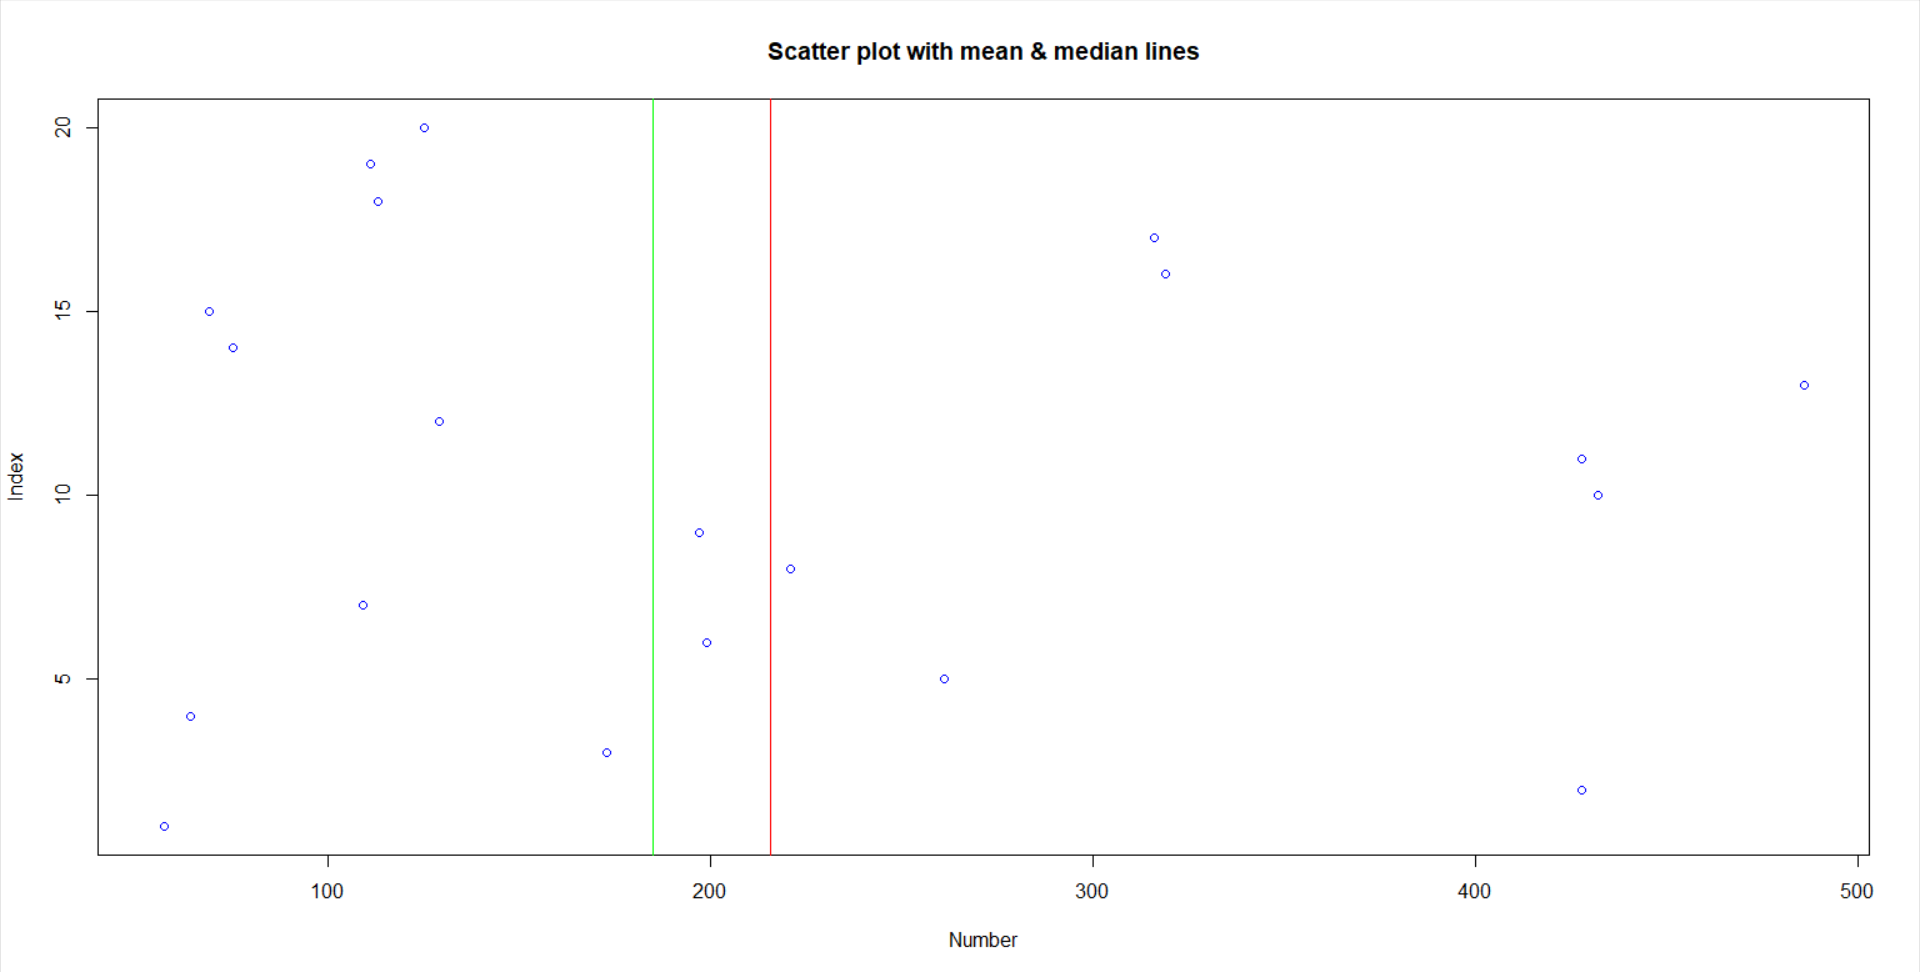

This figure's R source:
random_numbers <- sample(10:500, 20, replace = TRUE)

random_mean <- mean(random_numbers)
random_median <- median(random_numbers)

print(random_numbers)
print(paste("Mean :", random_mean))
print(paste("Median :", random_median))

plot(x = random_numbers, y = 1:20, main = "Scatter plot with mean & median lines", xlab = "Number", ylab = "Index", col = "blue")
abline(v = random_mean, col = "red")
abline(v = random_median, col = "green")
